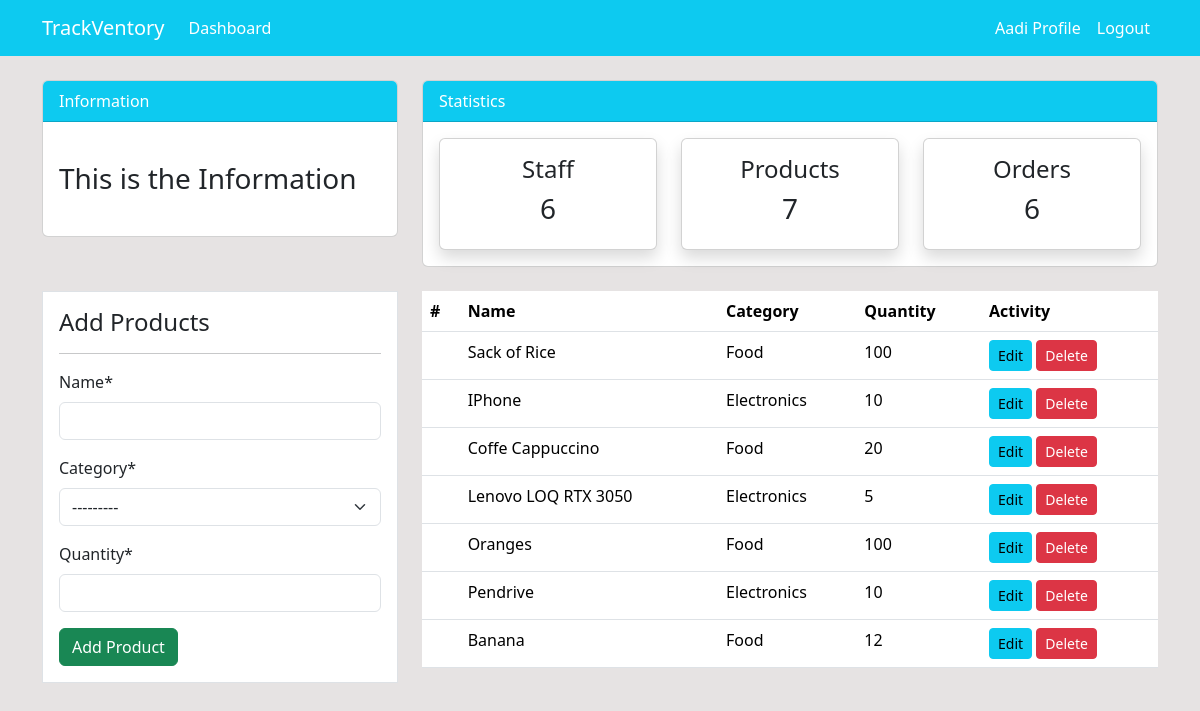
The app's page /product/ (signed in), older data.
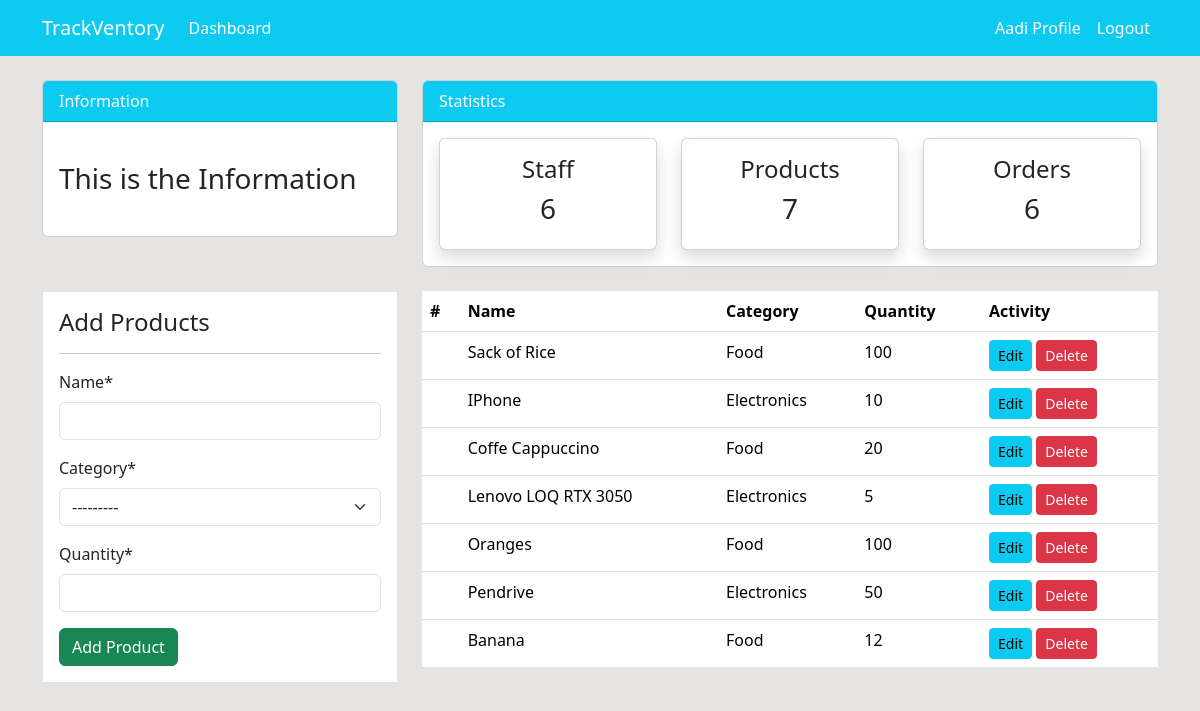
The same page, newer data.
### dashboard/models.py (models this page shows, shortened)
class Product(models.Model):
    name=models.CharField(max_length=100,null=True)
    category=models.CharField(max_length=20, choices=CATEGORY,null=True)
    quantity=models.PositiveIntegerField(null=True)
    class Meta:
        verbose_name_plural='Product'

### dashboard/views.py (the view)
# urls.py: path('product/',views.product,name='dashboard-product'),
@login_required
def product(request):
    items=Product.objects.all() # using ORM (object relation mapping )
    products_count=items.count()
    workers_count=User.objects.all().count()
    orders_count=Order.objects.all().count()
    if request.method=='POST':
        form=ProductForm(request.POST)
        if form.is_valid():
            form.save()
            product_name=form.cleaned_data.get('name')
            messages.success(request,f'{product_name} has been added!')
            return redirect('dashboard-product')
    else:
        form=ProductForm()
    context={
        'items': items,
        'form':form,
        'workers_count':workers_count,
        'products_count':products_count,
        'orders_count':orders_count,
    }
    return render(request,'dashboard/product.html',context)

### dashboard/forms.py
class ProductForm(forms.ModelForm):
    class Meta:
        model=Product
        fields=['name','category','quantity']

### templates/dashboard/product.html (shortened to what this page needs)
{% extends 'partials/base.html' %}
{% load crispy_forms_tags %}
{% block content %}
{% include 'partials/topnav.html' %}
 <div class="container">
    <div class="row my-4">
        <div class="col-md-4">
            <div class="border bg-white p-3">
                <h4>Add Products</h4>
                <hr>
                <form method="POST">
                    {{form|crispy}}
                    <input class="btn btn-success btn-block" type="submit" value="Add Product">
                </form>
            </div>
        </div>
        <div class="col-md-8">
            <table class="table bg-white">
                <thead class="bg-info">
                    <tr class="text-white">
                        <th scope="col">#</th>
                        <th scope="col">Name</th>
                        <th scope="col">Category</th>
                        <th scope="col">Quantity</th>
                        <th scope="col">Activity</th>
                    </tr>
                </thead>
                <tbody>
                    {% for  item in items%}
                    <tr>
                        <th scope="row"> </th>
                        <td>{{item.name}}</td>
                        <td>{{item.category}}</td>
                        <td>{{item.quantity}}</td>
                        <td>
                            <a class="btn btn-info btn-sm" href="{% url 'dashboard-product-update' item.id %}">Edit</a>
                            <a class="btn btn-danger btn-sm" href="{% url 'dashboard-product-delete' item.id %}">Delete</a>
                        </td>
                    </tr>
                    {% endfor %}
                </tbody>
            </table>
        </div>
    </div>
</div>
{% endblock %}

Row changes from the older to the newer data that the page shows:
changed Product "Pendrive": quantity "10" → "50"
